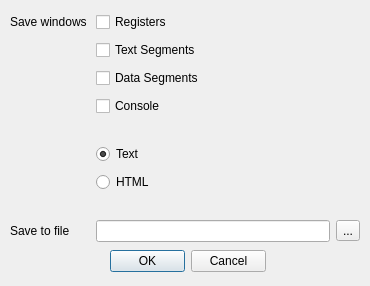
<?xml version="1.0" encoding="UTF-8"?>

<!--
   SPIM S20 MIPS simulator.
   Terminal interface for SPIM simulator.

   Copyright (c) 1990-2010, James R. Larus.
   All rights reserved.

   Redistribution and use in source and binary forms, with or without modification,
   are permitted provided that the following conditions are met:

   Redistributions of source code must retain the above copyright notice,
   this list of conditions and the following disclaimer.

   Redistributions in binary form must reproduce the above copyright notice,
   this list of conditions and the following disclaimer in the documentation and/or
   other materials provided with the distribution.

   Neither the name of the James R. Larus nor the names of its contributors may be
   used to endorse or promote products derived from this software without specific
   prior written permission.

   THIS SOFTWARE IS PROVIDED BY THE COPYRIGHT HOLDERS AND CONTRIBUTORS "AS IS"
   AND ANY EXPRESS OR IMPLIED WARRANTIES, INCLUDING, BUT NOT LIMITED TO, THE
   IMPLIED WARRANTIES OF MERCHANTABILITY AND FITNESS FOR A PARTICULAR PURPOSE
   ARE DISCLAIMED. IN NO EVENT SHALL THE COPYRIGHT HOLDER OR CONTRIBUTORS BE
   LIABLE FOR ANY DIRECT, INDIRECT, INCIDENTAL, SPECIAL, EXEMPLARY, OR
   CONSEQUENTIAL DAMAGES (INCLUDING, BUT NOT LIMITED TO, PROCUREMENT OF SUBSTITUTE
   GOODS OR SERVICES; LOSS OF USE, DATA, OR PROFITS; OR BUSINESS INTERRUPTION)
   HOWEVER CAUSED AND ON ANY THEORY OF LIABILITY, WHETHER IN CONTRACT, STRICT
   LIABILITY, OR TORT (INCLUDING NEGLIGENCE OR OTHERWISE) ARISING IN ANY WAY
   OUT OF THE USE OF THIS SOFTWARE, EVEN IF ADVISED OF THE POSSIBILITY OF SUCH DAMAGE.
-->


<ui version="4.0">
 <class>SaveLogFileDialog</class>
 <widget class="QDialog" name="SaveLogFileDialog">
  <property name="geometry">
   <rect>
    <x>0</x>
    <y>0</y>
    <width>370</width>
    <height>286</height>
   </rect>
  </property>
  <property name="windowTitle">
   <string>Select Windows</string>
  </property>
  <widget class="QWidget" name="verticalLayoutWidget">
   <property name="geometry">
    <rect>
     <x>10</x>
     <y>10</y>
     <width>350</width>
     <height>235</height>
    </rect>
   </property>
   <layout class="QGridLayout" name="gridLayout">
    <item row="2" column="0">
     <widget class="QLabel" name="label">
      <property name="text">
       <string>Save windows </string>
      </property>
     </widget>
    </item>
    <item row="2" column="1">
     <widget class="QCheckBox" name="RegsCheckBox">
      <property name="text">
       <string>Registers</string>
      </property>
     </widget>
    </item>
    <item row="3" column="1">
     <widget class="QCheckBox" name="TextCheckBox">
      <property name="text">
       <string>Text Segments</string>
      </property>
     </widget>
    </item>
    <item row="4" column="1">
     <widget class="QCheckBox" name="DataCheckBox">
      <property name="text">
       <string>Data Segments</string>
      </property>
     </widget>
    </item>
    <item row="5" column="1">
     <widget class="QCheckBox" name="ConsoleCheckBox">
      <property name="text">
       <string>Console</string>
      </property>
     </widget>
    </item>
    <item row="10" column="0">
     <widget class="QLabel" name="label_2">
      <property name="text">
       <string>Save to file</string>
      </property>
     </widget>
    </item>
    <item row="10" column="1">
     <widget class="QLineEdit" name="SaveLineEdit"/>
    </item>
    <item row="6" column="0">
     <spacer name="verticalSpacer">
      <property name="orientation">
       <enum>Qt::Vertical</enum>
      </property>
      <property name="sizeType">
       <enum>QSizePolicy::Fixed</enum>
      </property>
      <property name="sizeHint" stdset="0">
       <size>
        <width>20</width>
        <height>20</height>
       </size>
      </property>
     </spacer>
    </item>
    <item row="10" column="2">
     <widget class="QToolButton" name="saveFileToolButton">
      <property name="text">
       <string>...</string>
      </property>
     </widget>
    </item>
    <item row="7" column="1">
     <widget class="QRadioButton" name="TextRadioButton">
      <property name="text">
       <string>Text</string>
      </property>
      <property name="checked">
       <bool>true</bool>
      </property>
     </widget>
    </item>
    <item row="8" column="1">
     <widget class="QRadioButton" name="HTMLRadioButton">
      <property name="text">
       <string>HTML</string>
      </property>
     </widget>
    </item>
    <item row="9" column="0">
     <spacer name="verticalSpacer_2">
      <property name="orientation">
       <enum>Qt::Vertical</enum>
      </property>
      <property name="sizeType">
       <enum>QSizePolicy::Fixed</enum>
      </property>
      <property name="sizeHint" stdset="0">
       <size>
        <width>20</width>
        <height>20</height>
       </size>
      </property>
     </spacer>
    </item>
   </layout>
  </widget>
  <widget class="QDialogButtonBox" name="buttonBox">
   <property name="geometry">
    <rect>
     <x>110</x>
     <y>250</y>
     <width>156</width>
     <height>23</height>
    </rect>
   </property>
   <property name="standardButtons">
    <set>QDialogButtonBox::Cancel|QDialogButtonBox::Ok</set>
   </property>
  </widget>
 </widget>
 <resources/>
 <connections>
  <connection>
   <sender>buttonBox</sender>
   <signal>accepted()</signal>
   <receiver>SaveLogFileDialog</receiver>
   <slot>accept()</slot>
   <hints>
    <hint type="sourcelabel">
     <x>187</x>
     <y>261</y>
    </hint>
    <hint type="destinationlabel">
     <x>184</x>
     <y>142</y>
    </hint>
   </hints>
  </connection>
  <connection>
   <sender>buttonBox</sender>
   <signal>rejected()</signal>
   <receiver>SaveLogFileDialog</receiver>
   <slot>reject()</slot>
   <hints>
    <hint type="sourcelabel">
     <x>187</x>
     <y>261</y>
    </hint>
    <hint type="destinationlabel">
     <x>184</x>
     <y>142</y>
    </hint>
   </hints>
  </connection>
 </connections>
</ui>
